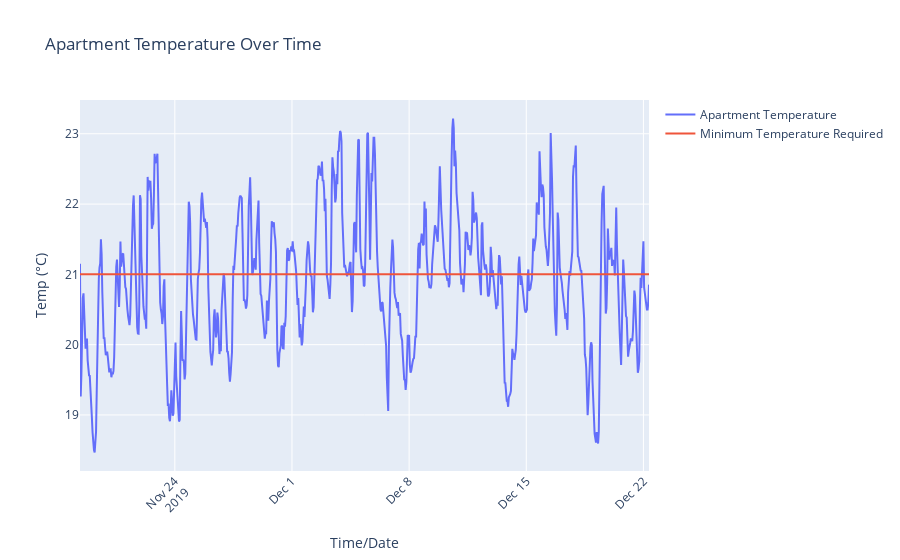

Notebook cell for this chart:
### Markdown cell above
Let's analyze the data to show the possible temperature problems with my apartment and how it relates to the external weather as well as personal electricity usage.

Above we can already see that the mean (average) of 'Warm_Enough' is 0.45. This means that for the recorded temperature, it was below the minimum of 21 degrees celsius for over half the time. We can visualize this as a plot over time and highlight the legal minimum floor.

### Code cell
fig = go.Figure()

fig.add_trace(go.Scatter(x=df_temps.index, y=df_temps['Apt_Temp'],
                    mode='lines',
                    name='Apartment Temperature'))
fig.add_trace(go.Scatter(x=df_temps.index, y=[21 for i in df_temps.index],
                    mode='lines',
                    name='Minimum Temperature Required'))
fig.update_layout(title_text='Apartment Temperature Over Time',
                  xaxis_tickangle=-45,
                  xaxis_title="Time/Date",
                  yaxis_title="Temp (°C)")
plotly.offline.plot(fig, filename='Apartment Temperature Over Time.html')
fig.show()

### Figure 1 — Plotly figure (JSON) as saved in the notebook; plotly's stock layout.template omitted (floating-point values rounded to 4 significant figures; data arrays with more than 128 entries replaced by an {"elided": "..."} marker saying what was removed)
{"data": [{"mode": "lines", "name": "Apartment Temperature", "type": "scatter", "x": {"elided": "801 str values"}, "y": {"elided": "801 float values"}}, {"mode": "lines", "name": "Minimum Temperature Required", "type": "scatter", "x": {"elided": "801 str values"}, "y": {"elided": "801 int values"}}], "layout": {"autosize": true, "title": {"text": "Apartment Temperature Over Time"}, "xaxis": {"autorange": true, "range": ["2019-11-18 08:00", "2019-12-22 08:00"], "tickangle": -45, "title": {"text": "Time/Date"}, "type": "date"}, "yaxis": {"autorange": true, "range": [18.2, 23.48], "title": {"text": "Temp (°C)"}, "type": "linear"}}}
